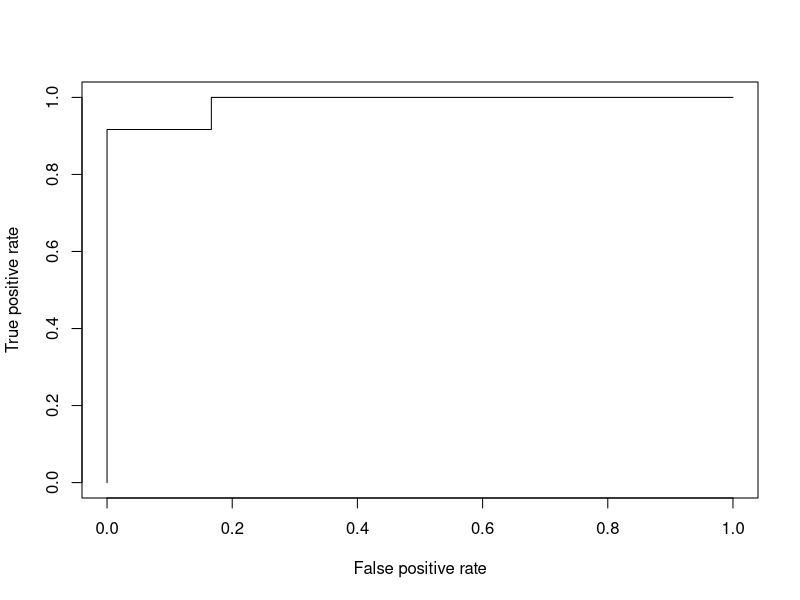
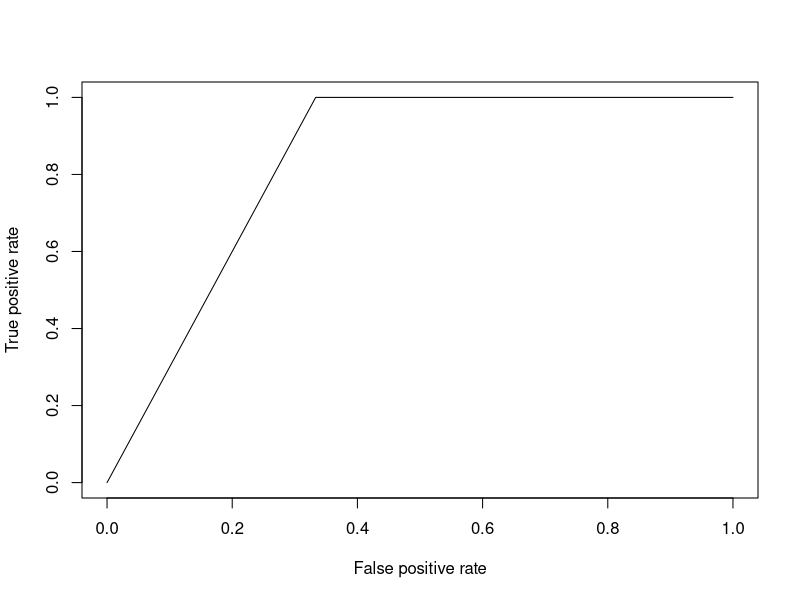

Generate these figures, in order, with R:
## ---- chunk 1
data <- read.csv('../data/CPP_data_all.csv', header=TRUE)
library(plyr)
data <- ddply(data, .(URSI, SM_dx), summarize,
              Turn_Count=sum(Turn_Count),
              Child_Voc_Count=sum(Child_Voc_Count),
              Child_Voc_Duration=sum(Child_Voc_Duration),
              Child_NonVoc_Duration=sum(Child_NonVoc_Duration),
              Average_SignalLevel=mean(Average_SignalLevel),
              Peak_SignalLevel=max(Peak_SignalLevel)
              )
data <- data[,2:8]
data$SM_dx <- factor(data$SM_dx)
## ---- chunk 2
model <- glm(SM_dx ~ ., family=binomial(link='logit'), data=data)
summary(model)
anova(model, test="Chisq")
## ---- chunk 3
library('ROCR')
p <- predict(model, newdata=data, type="response")
pr <- prediction(p, data$SM_dx)
prf <- performance(pr, measure="tpr", x.measure="fpr")
plot(prf)
## ---- chunk 4
auc <- performance(pr, measure="auc")
auc <- auc@y.values[[1]]
auc
## ---- chunk 5
set.seed(2)
train_ind <- sample(seq_len(nrow(data)), size=floor(0.75 * nrow(data)))

train <- data[train_ind, ]
test <- data[-train_ind, ]
## ---- chunk 6
model <- glm(SM_dx ~ ., family=binomial(link='logit'), data=train)
summary(model)
anova(model, test="Chisq")
## ---- chunk 7
p <- predict(model, newdata=test, type="response")
pr <- prediction(p, test$SM_dx)
prf <- performance(pr, measure="tpr", x.measure="fpr")
plot(prf)
## ---- chunk 8
auc <- performance(pr, measure="auc")
auc <- auc@y.values[[1]]
auc
